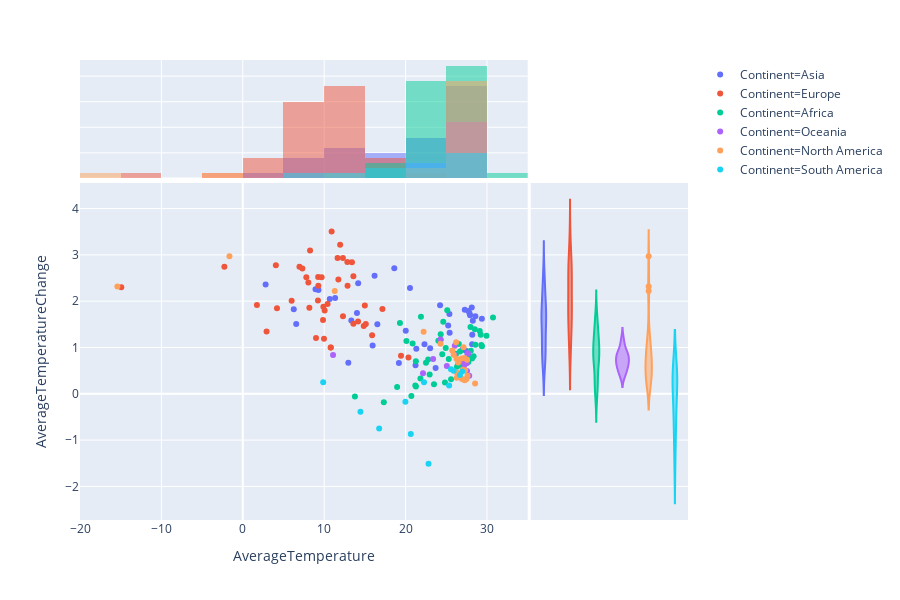

Here is the notebook cell this chart was saved with:
### Code cell
px.scatter(
    temperature_slice,
    x="AverageTemperature",
    y="AverageTemperatureChange",
    color="Continent",
    marginal_y="violin",
    marginal_x="histogram",
    hover_name="Country"
)

### Figure 1 — Plotly figure (JSON) as saved in the notebook; plotly's stock layout.template omitted (floating-point values rounded to 4 significant figures)
{"data": [{"hoverlabel": {"namelength": 0}, "hovertemplate": "<b>%{hovertext}</b><br><br>Continent=Asia<br>AverageTemperature=%{x}<br>AverageTemperatureChange=%{y}", "hovertext": ["Afghanistan", "Armenia", "Azerbaijan", "Bahrain", "Bangladesh", "Bhutan", "Cambodia", "China", "Georgia", "Hong Kong", "India", "Indonesia", "Iran", "Iraq", "Israel", "Japan", "Jordan", "Kazakhstan", "Kuwait", "Kyrgyzstan", "Laos", "Lebanon", "Malaysia", "Mongolia", "Nepal", "Oman", "Pakistan", "Philippines", "Qatar", "Saudi Arabia", "Singapore", "Sri Lanka", "Syria", "Taiwan", "Tajikistan", "Thailand", "Turkey", "Turkmenistan", "United Arab Emirates", "Uzbekistan", "Vietnam", "Yemen"], "legendgroup": "Continent=Asia", "marker": {"color": "#636efa", "symbol": "circle"}, "mode": "markers", "name": "Continent=Asia", "showlegend": true, "type": "scatter", "x": [16.53, 11.34, 14.17, 27.93, 25.97, 13.33, 28.26, 9.295, 10.69, 23.69, 25.41, 26.47, 20.54, 24.24, 21.22, 12.96, 21.32, 8.937, 27.27, 6.263, 25.39, 19.18, 26.97, 2.808, 15.95, 28.19, 22.32, 27.42, 28.57, 27.74, 27.6, 28.18, 20.02, 23.02, 6.563, 27.86, 14.03, 18.61, 29.37, 16.19, 25.23, 28.13], "xaxis": "x", "y": [1.5, 2.071, 2.386, 1.694, 0.8619, 1.583, 1.577, 2.243, 2.045, 0.5554, 1.317, 0.6284, 2.282, 1.91, 0.6177, 0.6715, 0.9745, 2.26, 1.814, 1.828, 1.722, 0.6663, 0.9514, 2.36, 1.045, 1.274, 1.07, 0.9314, 1.676, 1.789, 0.8317, 1.068, 1.36, 0.9817, 1.509, 1.736, 1.742, 2.711, 1.619, 2.548, 1.475, 1.861], "yaxis": "y"}, {"alignmentgroup": "True", "bingroup": "x", "hoverlabel": {"namelength": 0}, "hovertemplate": "Continent=Asia<br>AverageTemperature=%{x}<br>count=%{y}", "legendgroup": "Continent=Asia", "marker": {"color": "#636efa"}, "name": "Continent=Asia", "offsetgroup": "Continent=Asia", "opacity": 0.5, "showlegend": false, "type": "histogram", "x": [16.53, 11.34, 14.17, 27.93, 25.97, 13.33, 28.26, 9.295, 10.69, 23.69, 25.41, 26.47, 20.54, 24.24, 21.22, 12.96, 21.32, 8.937, 27.27, 6.263, 25.39, 19.18, 26.97, 2.808, 15.95, 28.19, 22.32, 27.42, 28.57, 27.74, 27.6, 28.18, 20.02, 23.02, 6.563, 27.86, 14.03, 18.61, 29.37, 16.19, 25.23, 28.13], "xaxis": "x3", "yaxis": "y3"}, {"alignmentgroup": "True", "hoverlabel": {"namelength": 0}, "hovertemplate": "<b>%{hovertext}</b><br><br>Continent=Asia<br>AverageTemperatureChange=%{y}", "hovertext": ["Afghanistan", "Armenia", "Azerbaijan", "Bahrain", "Bangladesh", "Bhutan", "Cambodia", "China", "Georgia", "Hong Kong", "India", "Indonesia", "Iran", "Iraq", "Israel", "Japan", "Jordan", "Kazakhstan", "Kuwait", "Kyrgyzstan", "Laos", "Lebanon", "Malaysia", "Mongolia", "Nepal", "Oman", "Pakistan", "Philippines", "Qatar", "Saudi Arabia", "Singapore", "Sri Lanka", "Syria", "Taiwan", "Tajikistan", "Thailand", "Turkey", "Turkmenistan", "United Arab Emirates", "Uzbekistan", "Vietnam", "Yemen"], "legendgroup": "Continent=Asia", "marker": {"color": "#636efa", "symbol": "circle"}, "name": "Continent=Asia", "offsetgroup": "Continent=Asia", "scalegroup": "y", "showlegend": false, "type": "violin", "xaxis": "x2", "y": [1.5, 2.071, 2.386, 1.694, 0.8619, 1.583, 1.577, 2.243, 2.045, 0.5554, 1.317, 0.6284, 2.282, 1.91, 0.6177, 0.6715, 0.9745, 2.26, 1.814, 1.828, 1.722, 0.6663, 0.9514, 2.36, 1.045, 1.274, 1.07, 0.9314, 1.676, 1.789, 0.8317, 1.068, 1.36, 0.9817, 1.509, 1.736, 1.742, 2.711, 1.619, 2.548, 1.475, 1.861], "yaxis": "y2"}, {"hoverlabel": {"namelength": 0}, "hovertemplate": "<b>%{hovertext}</b><br><br>Continent=Europe<br>AverageTemperature=%{x}<br>AverageTemperatureChange=%{y}", "hovertext": ["Albania", "Andorra", "Austria", "Belarus", "Belgium", "Bulgaria", "Croatia", "Cyprus", "Czech Republic", "Denmark", "Estonia", "Finland", "France", "Germany", "Greece", "Guernsey", "Hungary", "Iceland", "Ireland", "Italy", "Jersey", "Latvia", "Liechtenstein", "Lithuania", "Luxembourg", "Malta", "Moldova", "Monaco", "Montenegro", "Netherlands", "Norway", "Poland", "Portugal", "Romania", "Russia", "San Marino", "Serbia", "Slovakia", "Slovenia", "Spain", "Sweden", "Switzerland", "Ukraine", "United Kingdom"], "legendgroup": "Continent=Europe", "marker": {"color": "#EF553B", "symbol": "circle"}, "mode": "markers", "name": "Continent=Europe", "showlegend": true, "type": "scatter", "x": [14.99, 12.31, 8.055, 8.267, 10.06, 13.41, 13.59, 20.35, 9.281, -14.93, 6.962, 4.064, 13.58, 9.235, 17.15, 10.8, 12.3, 2.92, 9.975, 14.16, 10.8, 7.322, 6.002, 7.804, 9.9, 19.44, 11.96, 10.42, 12.87, 9.857, 1.735, 9.258, 15.89, 11.65, -2.263, 15.12, 12.84, 9.686, 11.74, 14.86, 4.2, 8.178, 10.91, 8.998], "xaxis": "x", "y": [1.908, 1.672, 2.404, 3.094, 1.8, 2.84, 2.539, 0.7814, 2.335, 2.301, 2.742, 2.775, 1.512, 2.015, 1.83, 1.0, 2.933, 1.347, 1.187, 1.56, 1.0, 2.707, 2.008, 2.518, 1.878, 0.8233, 3.216, 1.941, 2.335, 1.593, 1.919, 2.523, 1.265, 2.932, 2.745, 1.508, 2.845, 2.515, 2.468, 1.464, 1.849, 1.86, 3.504, 1.207], "yaxis": "y"}, {"alignmentgroup": "True", "bingroup": "x", "hoverlabel": {"namelength": 0}, "hovertemplate": "Continent=Europe<br>AverageTemperature=%{x}<br>count=%{y}", "legendgroup": "Continent=Europe", "marker": {"color": "#EF553B"}, "name": "Continent=Europe", "offsetgroup": "Continent=Europe", "opacity": 0.5, "showlegend": false, "type": "histogram", "x": [14.99, 12.31, 8.055, 8.267, 10.06, 13.41, 13.59, 20.35, 9.281, -14.93, 6.962, 4.064, 13.58, 9.235, 17.15, 10.8, 12.3, 2.92, 9.975, 14.16, 10.8, 7.322, 6.002, 7.804, 9.9, 19.44, 11.96, 10.42, 12.87, 9.857, 1.735, 9.258, 15.89, 11.65, -2.263, 15.12, 12.84, 9.686, 11.74, 14.86, 4.2, 8.178, 10.91, 8.998], "xaxis": "x3", "yaxis": "y3"}, {"alignmentgroup": "True", "hoverlabel": {"namelength": 0}, "hovertemplate": "<b>%{hovertext}</b><br><br>Continent=Europe<br>AverageTemperatureChange=%{y}", "hovertext": ["Albania", "Andorra", "Austria", "Belarus", "Belgium", "Bulgaria", "Croatia", "Cyprus", "Czech Republic", "Denmark", "Estonia", "Finland", "France", "Germany", "Greece", "Guernsey", "Hungary", "Iceland", "Ireland", "Italy", "Jersey", "Latvia", "Liechtenstein", "Lithuania", "Luxembourg", "Malta", "Moldova", "Monaco", "Montenegro", "Netherlands", "Norway", "Poland", "Portugal", "Romania", "Russia", "San Marino", "Serbia", "Slovakia", "Slovenia", "Spain", "Sweden", "Switzerland", "Ukraine", "United Kingdom"], "legendgroup": "Continent=Europe", "marker": {"color": "#EF553B", "symbol": "circle"}, "name": "Continent=Europe", "offsetgroup": "Continent=Europe", "scalegroup": "y", "showlegend": false, "type": "violin", "xaxis": "x2", "y": [1.908, 1.672, 2.404, 3.094, 1.8, 2.84, 2.539, 0.7814, 2.335, 2.301, 2.742, 2.775, 1.512, 2.015, 1.83, 1.0, 2.933, 1.347, 1.187, 1.56, 1.0, 2.707, 2.008, 2.518, 1.878, 0.8233, 3.216, 1.941, 2.335, 1.593, 1.919, 2.523, 1.265, 2.932, 2.745, 1.508, 2.845, 2.515, 2.468, 1.464, 1.849, 1.86, 3.504, 1.207], "yaxis": "y2"}, {"hoverlabel": {"namelength": 0}, "hovertemplate": "<b>%{hovertext}</b><br><br>Continent=Africa<br>AverageTemperature=%{x}<br>AverageTemperatureChange=%{y}", "hovertext": ["Algeria", "Angola", "Benin", "Botswana", "Burkina Faso", "Burundi", "Cameroon", "Central African Republic", "Chad", "Comoros", "Djibouti", "Egypt", "Equatorial Guinea", "Eritrea", "Ethiopia", "Gabon", "Ghana", "Guinea", "Kenya", "Lesotho", "Liberia", "Libya", "Madagascar", "Malawi", "Mali", "Mauritania", "Mauritius", "Morocco", "Mozambique", "Namibia", "Niger", "Nigeria", "Rwanda", "Senegal", "Seychelles", "Sierra Leone", "Somalia", "South Africa", "Sudan", "Swaziland", "Tanzania", "Togo", "Tunisia", "Uganda", "Zambia", "Zimbabwe"], "legendgroup": "Continent=Africa", "marker": {"color": "#00cc96", "symbol": "circle"}, "mode": "markers", "name": "Continent=Africa", "showlegend": true, "type": "scatter", "x": [25.12, 22.51, 28.16, 21.83, 29.39, 20.86, 25.31, 26.21, 28.36, 26.54, 30.74, 24.51, 25.59, 28.5, 24.63, 24.84, 27.72, 26.69, 24.94, 13.77, 26.31, 24.31, 22.96, 21.27, 29.94, 29.11, 24.31, 19.31, 23.49, 21.27, 29.23, 28.01, 20.1, 29.3, 27.45, 26.95, 27.98, 17.33, 28.57, 18.96, 22.77, 27.72, 21.89, 24.02, 21.2, 20.71], "xaxis": "x", "y": [1.804, 0.6701, 0.7619, 0.3325, 1.024, 1.084, 0.7538, 0.8641, 0.8081, 1.077, 1.647, 0.8532, 0.3167, 1.396, 1.557, 0.2423, 0.803, 0.9124, 0.9902, -0.05629, 0.585, 1.287, 0.4142, 0.1571, 1.253, 1.354, 1.166, 1.526, 0.2071, 0.7028, 1.276, 0.9288, 1.139, 1.053, 0.681, 0.5936, 1.44, -0.1805, 1.061, 0.1478, 0.7409, 0.6852, 1.661, 1.146, 0.1814, -0.04575], "yaxis": "y"}, {"alignmentgroup": "True", "bingroup": "x", "hoverlabel": {"namelength": 0}, "hovertemplate": "Continent=Africa<br>AverageTemperature=%{x}<br>count=%{y}", "legendgroup": "Continent=Africa", "marker": {"color": "#00cc96"}, "name": "Continent=Africa", "offsetgroup": "Continent=Africa", "opacity": 0.5, "showlegend": false, "type": "histogram", "x": [25.12, 22.51, 28.16, 21.83, 29.39, 20.86, 25.31, 26.21, 28.36, 26.54, 30.74, 24.51, 25.59, 28.5, 24.63, 24.84, 27.72, 26.69, 24.94, 13.77, 26.31, 24.31, 22.96, 21.27, 29.94, 29.11, 24.31, 19.31, 23.49, 21.27, 29.23, 28.01, 20.1, 29.3, 27.45, 26.95, 27.98, 17.33, 28.57, 18.96, 22.77, 27.72, 21.89, 24.02, 21.2, 20.71], "xaxis": "x3", "yaxis": "y3"}, {"alignmentgroup": "True", "hoverlabel": {"namelength": 0}, "hovertemplate": "<b>%{hovertext}</b><br><br>Continent=Africa<br>AverageTemperatureChange=%{y}", "hovertext": ["Algeria", "Angola", "Benin", "Botswana", "Burkina Faso", "Burundi", "Cameroon", "Central African Republic", "Chad", "Comoros", "Djibouti", "Egypt", "Equatorial Guinea", "Eritrea", "Ethiopia", "Gabon", "Ghana", "Guinea", "Kenya", "Lesotho", "Liberia", "Libya", "Madagascar", "Malawi", "Mali", "Mauritania", "Mauritius", "Morocco", "Mozambique", "Namibia", "Niger", "Nigeria", "Rwanda", "Senegal", "Seychelles", "Sierra Leone", "Somalia", "South Africa", "Sudan", "Swaziland", "Tanzania", "Togo", "Tunisia", "Uganda", "Zambia", "Zimbabwe"], "legendgroup": "Continent=Africa", "marker": {"color": "#00cc96", "symbol": "circle"}, "name": "Continent=Africa", "offsetgroup": "Continent=Africa", "scalegroup": "y", "showlegend": false, "type": "violin", "xaxis": "x2", "y": [1.804, 0.6701, 0.7619, 0.3325, 1.024, 1.084, 0.7538, 0.8641, 0.8081, 1.077, 1.647, 0.8532, 0.3167, 1.396, 1.557, 0.2423, 0.803, 0.9124, 0.9902, -0.05629, 0.585, 1.287, 0.4142, 0.1571, 1.253, 1.354, 1.166, 1.526, 0.2071, 0.7028, 1.276, 0.9288, 1.139, 1.053, 0.681, 0.5936, 1.44, -0.1805, 1.061, 0.1478, 0.7409, 0.6852, 1.661, 1.146, 0.1814, -0.04575], "yaxis": "y2"}, {"hoverlabel": {"namelength": 0}, "hovertemplate": "<b>%{hovertext}</b><br><br>Continent=Oceania<br>AverageTemperature=%{x}<br>AverageTemperatureChange=%{y}", "hovertext": ["American Samoa", "Australia", "Fiji", "French Polynesia", "Guam", "Kiribati", "New Caledonia", "New Zealand", "Niue", "Northern Mariana Islands", "Palau", "Papua New Guinea", "Samoa", "Solomon Islands", "Tonga"], "legendgroup": "Continent=Oceania", "marker": {"color": "#ab63fa", "symbol": "circle"}, "mode": "markers", "name": "Continent=Oceania", "showlegend": true, "type": "scatter", "x": [27.52, 22.14, 25.94, 26.91, 27.66, 27.55, 23.38, 11.09, 26.05, 27.66, 27.82, 25.07, 27.18, 27.21, 24.29], "xaxis": "x", "y": [0.6596, 0.445, 0.8542, 0.741, 0.8719, 0.4925, 0.7531, 0.8387, 1.04, 0.8719, 0.3912, 0.5975, 0.6044, 0.6495, 1.173], "yaxis": "y"}, {"alignmentgroup": "True", "bingroup": "x", "hoverlabel": {"namelength": 0}, "hovertemplate": "Continent=Oceania<br>AverageTemperature=%{x}<br>count=%{y}", "legendgroup": "Continent=Oceania", "marker": {"color": "#ab63fa"}, "name": "Continent=Oceania", "offsetgroup": "Continent=Oceania", "opacity": 0.5, "showlegend": false, "type": "histogram", "x": [27.52, 22.14, 25.94, 26.91, 27.66, 27.55, 23.38, 11.09, 26.05, 27.66, 27.82, 25.07, 27.18, 27.21, 24.29], "xaxis": "x3", "yaxis": "y3"}, {"alignmentgroup": "True", "hoverlabel": {"namelength": 0}, "hovertemplate": "<b>%{hovertext}</b><br><br>Continent=Oceania<br>AverageTemperatureChange=%{y}", "hovertext": ["American Samoa", "Australia", "Fiji", "French Polynesia", "Guam", "Kiribati", "New Caledonia", "New Zealand", "Niue", "Northern Mariana Islands", "Palau", "Papua New Guinea", "Samoa", "Solomon Islands", "Tonga"], "legendgroup": "Continent=Oceania", "marker": {"color": "#ab63fa", "symbol": "circle"}, "name": "Continent=Oceania", "offsetgroup": "Continent=Oceania", "scalegroup": "y", "showlegend": false, "type": "violin", "xaxis": "x2", "y": [0.6596, 0.445, 0.8542, 0.741, 0.8719, 0.4925, 0.7531, 0.8387, 1.04, 0.8719, 0.3912, 0.5975, 0.6044, 0.6495, 1.173], "yaxis": "y2"}, {"hoverlabel": {"namelength": 0}, "hovertemplate": "<b>%{hovertext}</b><br><br>Continent=North America<br>AverageTemperature=%{x}<br>AverageTemperatureChange=%{y}", "hovertext": ["Anguilla", "Aruba", "Barbados", "Belize", "British Virgin Islands", "Canada", "Cayman Islands", "Costa Rica", "Cuba", "Dominica", "Dominican Republic", "El Salvador", "Greenland", "Grenada", "Guatemala", "Haiti", "Honduras", "Jamaica", "Mexico", "Nicaragua", "Panama", "Puerto Rico", "Saint Lucia", "United States"], "legendgroup": "Continent=North America", "marker": {"color": "#FFA15A", "symbol": "circle"}, "mode": "markers", "name": "Continent=North America", "showlegend": true, "type": "scatter", "x": [27.36, 28.54, 27.25, 26.21, 27.31, -1.641, 27.56, 26.46, 26.25, 26.92, 26.29, 25.91, -15.41, 27.61, 24.29, 27.03, 25.73, 27.13, 22.22, 26.87, 27.22, 26.28, 27.47, 11.3], "xaxis": "x", "y": [0.3137, 0.224, 0.2897, 1.112, 0.5099, 2.971, 0.7354, 0.6741, 0.7559, 0.3182, 0.4622, 0.845, 2.316, 0.392, 1.08, 0.518, 0.9374, 1.007, 1.34, 0.76, 0.7703, 0.346, 0.3159, 2.217], "yaxis": "y"}, {"alignmentgroup": "True", "bingroup": "x", "hoverlabel": {"namelength": 0}, "hovertemplate": "Continent=North America<br>AverageTemperature=%{x}<br>count=%{y}", "legendgroup": "Continent=North America", "marker": {"color": "#FFA15A"}, "name": "Continent=North America", "offsetgroup": "Continent=North America", "opacity": 0.5, "showlegend": false, "type": "histogram", "x": [27.36, 28.54, 27.25, 26.21, 27.31, -1.641, 27.56, 26.46, 26.25, 26.92, 26.29, 25.91, -15.41, 27.61, 24.29, 27.03, 25.73, 27.13, 22.22, 26.87, 27.22, 26.28, 27.47, 11.3], "xaxis": "x3", "yaxis": "y3"}, {"alignmentgroup": "True", "hoverlabel": {"namelength": 0}, "hovertemplate": "<b>%{hovertext}</b><br><br>Continent=North America<br>AverageTemperatureChange=%{y}", "hovertext": ["Anguilla", "Aruba", "Barbados", "Belize", "British Virgin Islands", "Canada", "Cayman Islands", "Costa Rica", "Cuba", "Dominica", "Dominican Republic", "El Salvador", "Greenland", "Grenada", "Guatemala", "Haiti", "Honduras", "Jamaica", "Mexico", "Nicaragua", "Panama", "Puerto Rico", "Saint Lucia", "United States"], "legendgroup": "Continent=North America", "marker": {"color": "#FFA15A", "symbol": "circle"}, "name": "Continent=North America", "offsetgroup": "Continent=North America", "scalegroup": "y", "showlegend": false, "type": "violin", "xaxis": "x2", "y": [0.3137, 0.224, 0.2897, 1.112, 0.5099, 2.971, 0.7354, 0.6741, 0.7559, 0.3182, 0.4622, 0.845, 2.316, 0.392, 1.08, 0.518, 0.9374, 1.007, 1.34, 0.76, 0.7703, 0.346, 0.3159, 2.217], "yaxis": "y2"}, {"hoverlabel": {"namelength": 0}, "hovertemplate": "<b>%{hovertext}</b><br><br>Continent=South America<br>AverageTemperature=%{x}<br>AverageTemperatureChange=%{y}", "hovertext": ["Argentina", "Bolivia", "Brazil", "Chile", "Colombia", "Ecuador", "Guyana", "Paraguay", "Peru", "Suriname", "Uruguay", "Venezuela"], "legendgroup": "Continent=South America", "marker": {"color": "#19d3f3", "symbol": "circle"}, "mode": "markers", "name": "Continent=South America", "showlegend": true, "type": "scatter", "x": [14.46, 20.64, 25.35, 9.877, 25.58, 22.26, 26.69, 22.82, 19.98, 26.96, 16.75, 25.91], "xaxis": "x", "y": [-0.39, -0.87, 0.1765, 0.2484, 0.5293, 0.2472, 0.4065, -1.513, -0.1726, 0.4824, -0.7491, 0.4958], "yaxis": "y"}, {"alignmentgroup": "True", "bingroup": "x", "hoverlabel": {"namelength": 0}, "hovertemplate": "Continent=South America<br>AverageTemperature=%{x}<br>count=%{y}", "legendgroup": "Continent=South America", "marker": {"color": "#19d3f3"}, "name": "Continent=South America", "offsetgroup": "Continent=South America", "opacity": 0.5, "showlegend": false, "type": "histogram", "x": [14.46, 20.64, 25.35, 9.877, 25.58, 22.26, 26.69, 22.82, 19.98, 26.96, 16.75, 25.91], "xaxis": "x3", "yaxis": "y3"}, {"alignmentgroup": "True", "hoverlabel": {"namelength": 0}, "hovertemplate": "<b>%{hovertext}</b><br><br>Continent=South America<br>AverageTemperatureChange=%{y}", "hovertext": ["Argentina", "Bolivia", "Brazil", "Chile", "Colombia", "Ecuador", "Guyana", "Paraguay", "Peru", "Suriname", "Uruguay", "Venezuela"], "legendgroup": "Continent=South America", "marker": {"color": "#19d3f3", "symbol": "circle"}, "name": "Continent=South America", "offsetgroup": "Continent=South America", "scalegroup": "y", "showlegend": false, "type": "violin", "xaxis": "x2", "y": [-0.39, -0.87, 0.1765, 0.2484, 0.5293, 0.2472, 0.4065, -1.513, -0.1726, 0.4824, -0.7491, 0.4958], "yaxis": "y2"}], "layout": {"barmode": "overlay", "height": 600, "legend": {"tracegroupgap": 0}, "margin": {"t": 60}, "xaxis": {"anchor": "y", "domain": [0, 0.7363], "title": {"text": "AverageTemperature"}}, "xaxis2": {"anchor": "y2", "domain": [0.7413, 1], "matches": "x2", "showgrid": false, "showline": false, "showticklabels": false, "ticks": ""}, "xaxis3": {"anchor": "y3", "domain": [0, 0.7363], "matches": "x", "showgrid": true, "showticklabels": false}, "xaxis4": {"anchor": "y4", "domain": [0.7413, 1], "matches": "x2", "showgrid": false, "showline": false, "showticklabels": false, "ticks": ""}, "yaxis": {"anchor": "x", "domain": [0, 0.7326], "title": {"text": "AverageTemperatureChange"}}, "yaxis2": {"anchor": "x2", "domain": [0, 0.7326], "matches": "y", "showgrid": true, "showticklabels": false}, "yaxis3": {"anchor": "x3", "domain": [0.7426, 1], "matches": "y3", "showgrid": true, "showline": false, "showticklabels": false, "ticks": ""}, "yaxis4": {"anchor": "x4", "domain": [0.7426, 1], "matches": "y3", "showgrid": true, "showline": false, "showticklabels": false, "ticks": ""}}}
